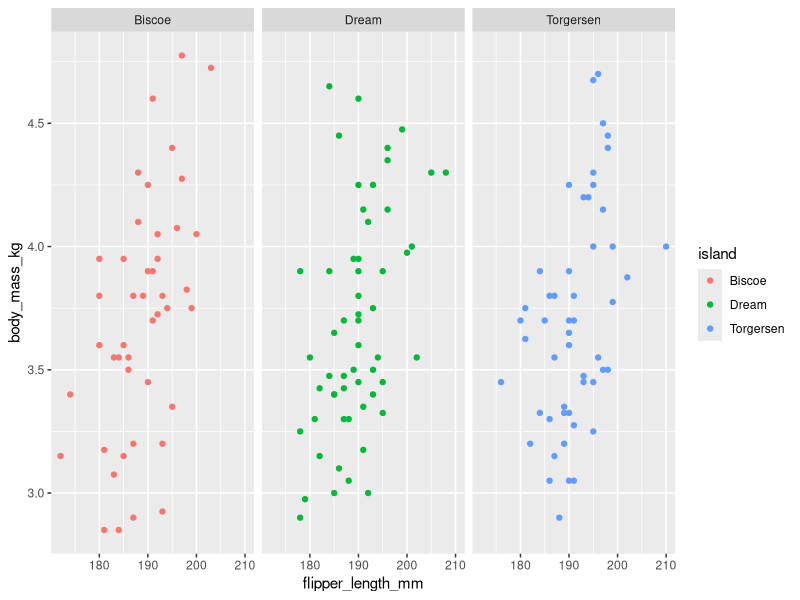

This chart was generated by the following R code:
## ---- chunk 1
knitr::opts_chunk$set(echo = TRUE)
library(tidyverse)
library(palmerpenguins)
## ---- chunk 2
# Before starting you would want to first observe your data and understand it.

adelies <- penguins %>% 
  filter(species == "Adelie") %>% 
  mutate(body_mass_kg = body_mass_g / 1000)

ggplot(data = adelies, aes(x = flipper_length_mm, y = body_mass_kg)) +
  geom_point(aes(color = island)) +
  facet_wrap(~island)

unique(adelies$species)
# in the `filter()` you don't need to include the data in the condition while piping straight into it.
# Always check your data after EACH pipe step.
